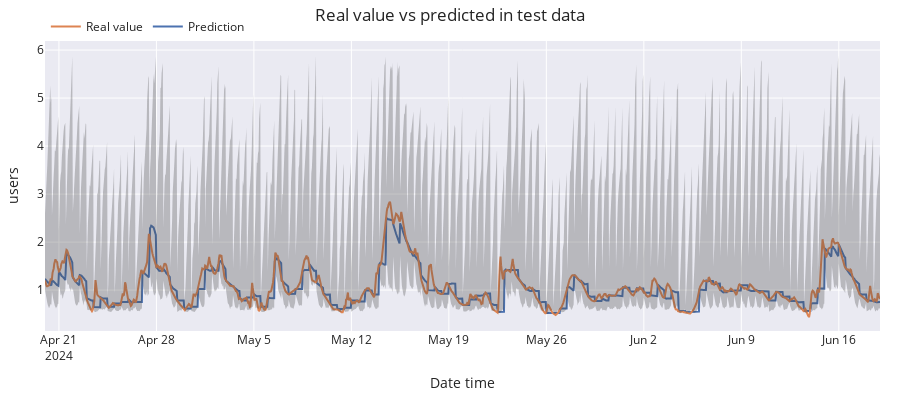

Notebook code for this chart:
### Code cell
# Plot intervals
# ==============================================================================
plot_predicted_intervals(
    predictions     = predictions,
    y_true          = df_test,
    target_variable = "wave_height",
    initial_x_zoom  = None,
    title           = "Real value vs predicted in test data",
    xaxis_title     = "Date time",
    yaxis_title     = "users",
)

# Predicted interval coverage (on test data)
# ==============================================================================
coverage = empirical_coverage(
    y = df_test['wave_height'],
    lower_bound = predictions["lower_bound"], 
    upper_bound = predictions["upper_bound"]
)
print(f"Predicted interval coverage: {round(100*coverage, 2)} %")

# Area of the interval
# ==============================================================================
area = (predictions["upper_bound"] - predictions["lower_bound"]).sum()
print(f"Area of the interval: {round(area, 2)}")

### Figure 1 — Plotly figure (JSON) as saved in the notebook; plotly's stock layout.template omitted (floating-point values rounded to 4 significant figures; data arrays with more than 128 entries replaced by an {"elided": "..."} marker saying what was removed)
{"data": [{"mode": "lines", "name": "Prediction", "type": "scatter", "x": {"elided": "1440 str values"}, "y": {"elided": "1440 float values"}}, {"mode": "lines", "name": "Real value", "type": "scatter", "x": {"elided": "1440 str values"}, "y": {"elided": "1440 float values"}}, {"line": {"width": 0}, "marker": {"color": "#444"}, "mode": "lines", "name": "Upper Bound", "showlegend": false, "type": "scatter", "x": {"elided": "1440 str values"}, "y": {"elided": "1440 float values"}}, {"fill": "tonexty", "fillcolor": "rgba(68, 68, 68, 0.3)", "line": {"width": 0}, "marker": {"color": "#444"}, "mode": "lines", "name": "Lower Bound", "showlegend": false, "type": "scatter", "x": {"elided": "1440 str values"}, "y": {"elided": "1440 float values"}}], "layout": {"height": 400, "hovermode": "x", "legend": {"orientation": "h", "x": 0.001, "xanchor": "left", "y": 1.1, "yanchor": "top"}, "margin": {"b": 20, "l": 20, "r": 20, "t": 35}, "title": {"text": "Real value vs predicted in test data"}, "width": 900, "xaxis": {"title": {"text": "Date time"}}, "yaxis": {"title": {"text": "users"}}}}
